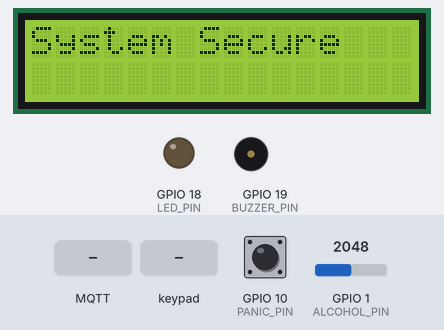
Recording of a sketch running on a simulated ESP32-S3. On the bench: 16×2 character LCD, output pins drawn as LEDs (lit = HIGH), buzzer (waves = sounding, pin HIGH). Inputs (shaded band) come from the test bench; at power-on: GPIO 1 (ALCOHOL_PIN) = 2048, GPIO 10 (PANIC_PIN) HIGH. WiFi joins after 1.5 s; servers stay silent unless stated; no MQTT or app messages arrive unless stated; what the sketch prints to the serial monitor is not drawn.

Above: at 4.7 s.
4.8 s: MQTT message "NOISE" arrives on the first subscribed topic
At 5.8 s:
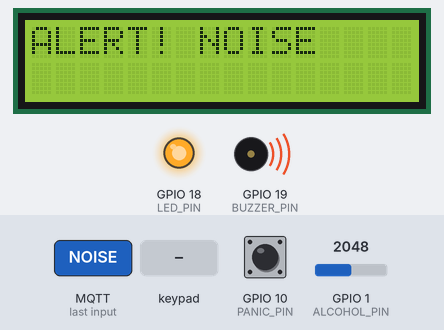
6.3 s: keypad keys 9 8 2 0 2 1 # pressed 0.4 s apart
At 9.5 s:
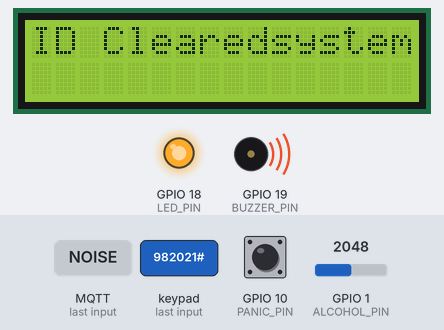
10.6 s: key 'A' pressed
At 11.4 s:
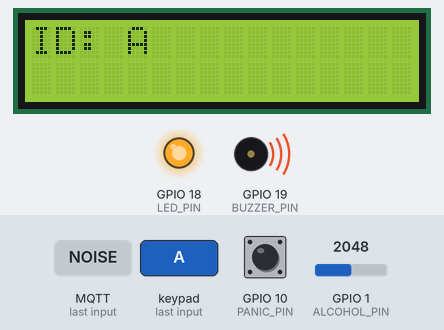
21.6 s: key 'B' pressed
At 22.1 s:
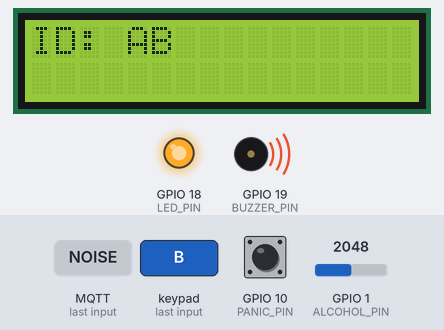
26.3 s: MQTT message "ALCOHOL" arrives on the first subscribed topic
At 27.0 s:
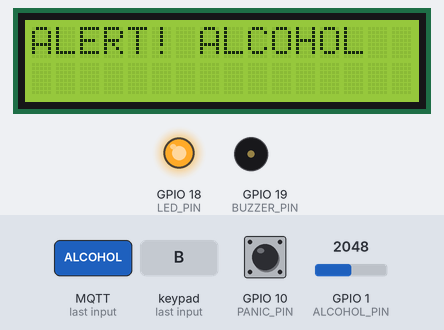
27.8 s: keypad keys 4 5 6 7 * pressed 0.4 s apart
At 30.6 s:
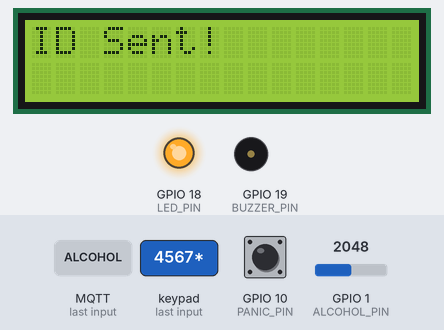
Timing chart, 0 to 47.8 s (numbered marks = the images above; inputs shaded):
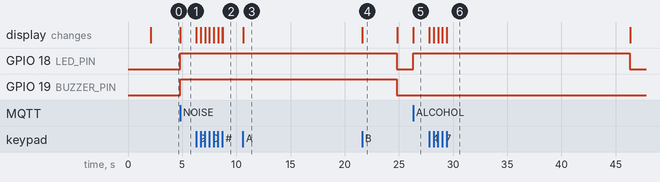

Measured:
- after the input at 4.8 s, GPIO 18 (LED_PIN), GPIO 19 (BUZZER_PIN): LOW → HIGH at once; the display: changes at once (image 1)
- after the input at 6.3 s, the display: first changes at once (image 2 shows a later state)
- after the input at 10.6 s, the display: changes at once (image 3)
- after the input at 21.6 s, the display: changes at once (image 4)
- after the input at 26.3 s, GPIO 18 (LED_PIN): LOW → HIGH at once; the display: changes at once (image 5)
- after the input at 27.8 s, the display: first changes at once (image 6 shows a later state)
- what the display in image 4 shows lasts 3.2 s, from 21.6 s to 24.8 s

The sketch:

Node1.ino
```cpp
#include <Keypad.h>
#include <LiquidCrystal_I2C.h>
#include <WiFi.h>
#include <PubSubClient.h>


const char* ssid         = "Wifi-SSID";
const char* password     = "Wifi-Password";
const char* mqtt_server  = "Server-IP Address";

WiFiClient    espClient;
PubSubClient  client(espClient);


LiquidCrystal_I2C lcd(0x27, 16, 2);

const byte ROWS = 4, COLS = 4;
char keys[ROWS][COLS] = {
  {'1','2','3','A'},
  {'4','5','6','B'},
  {'7','8','9','C'},
  {'*','0','#','D'}
};
byte rowPins[ROWS] = {4, 5, 6, 7};
byte colPins[COLS] = {9, 8, 20, 21};
Keypad keypad = Keypad(makeKeymap(keys), rowPins, colPins, ROWS, COLS);

// —— Pins & Timing ——
#define BUZZER_PIN   19
#define LED_PIN      18
#define PANIC_PIN    10
#define ALCOHOL_PIN  1

unsigned long lastAlcoholCheck = 0;
const    unsigned long alcoholInterval = 5000;

unsigned long alertStartTime  = 0;
const    unsigned long alertDuration  = 20000;
bool alertActive = false;

// —— State Flags ——
bool lastPanicState = HIGH;
bool alcoholDetected = false;

void setup() {
  Serial.begin(9600);

  // GPIO setup
  pinMode(BUZZER_PIN, OUTPUT);
  pinMode(LED_PIN, OUTPUT);     digitalWrite(LED_PIN, LOW);
  pinMode(PANIC_PIN, INPUT_PULLUP);
  pinMode(ALCOHOL_PIN, INPUT);

  // LCD
  Wire.begin(22, 23);
  lcd.begin(16,2);
  lcd.backlight();
  lcd.print("SHE Secure Bus");
  delay(2000);
  lcd.clear();
  lcd.print("System Secure");

  // Wi-Fi + MQTT
  setup_wifi();
  client.setServer(mqtt_server, 1883);
  client.setCallback(callback);
}

void setup_wifi() {
  WiFi.begin(ssid, password);
  while (WiFi.status() != WL_CONNECTED) {
    delay(500);
    Serial.print(".");
  }
  Serial.println("\nWiFi connected");
}

void reconnect() {
  while (!client.connected()) {
    if (client.connect("ESP32_Node1")) {
      client.subscribe("shesecure/alerts");
      client.subscribe("shesecure/display_name");
      client.subscribe("shesecure/custom_lcd");
    } else {
      delay(2000);
    }
  }
}

void callback(char* topic, byte* payload, unsigned int len) {
  String msg;
  for (int i=0; i<len; i++) msg += (char)payload[i];
  if (String(topic) == "shesecure/alerts")        handleMasterAlert(msg);
  else if (String(topic) == "shesecure/display_name") handleName(msg);
  else if (String(topic) == "shesecure/custom_lcd")   handleCustom(msg);
}

void handleName(String name) {
  lcd.clear();
  if (name=="UNAUTHORIZED!") {
    lcd.print("Access Denied");
    digitalWrite(BUZZER_PIN, HIGH);
    delay(2000);
    digitalWrite(BUZZER_PIN, LOW);
  } else {
    lcd.print("Welcome:");
    lcd.setCursor(0,1);
    lcd.print(name);
    delay(2000);
  }
  lcd.clear();
  lcd.print("System Secure");
}

void handleCustom(String msg) {
  lcd.clear();
  lcd.setCursor(0,0);
  if (msg=="CLEAR") lcd.print("System Secure");
  else             lcd.print(msg);
}

void handleMasterAlert(String type) {
  if (type=="PANIC" || type=="NOISE") {
    digitalWrite(BUZZER_PIN, HIGH);
    digitalWrite(LED_PIN, HIGH);
    lcd.clear(); lcd.print("ALERT! "+type);
    alertActive = true;
    alertStartTime = millis();
  }
  else if (type=="ALCOHOL") {
    digitalWrite(LED_PIN, HIGH);
    lcd.clear(); lcd.print("ALERT! ALCOHOL");
    alertActive = true;
    alertStartTime = millis();
  }
}

void loop() {
  if (!client.connected()) reconnect();
  client.loop();

  checkKeypadInput();
  checkPanicButton();
  checkAlcoholSensor();
  checkAlertTimeout();
}

// —— Keypad Input ——
void checkKeypadInput() {
  static String idBuffer = "";
  static bool idSent = false;
  char key = keypad.getKey();
  if (!key) { idSent = false; return; }

  if (key=='*' && idBuffer.length()>0 && !idSent) {
    client.publish("shesecure/keypad_id", idBuffer.c_str());
    lcd.clear(); lcd.print("ID Sent!");
    idBuffer=""; idSent=true;
  }
  else if (key=='#') {
    idBuffer=""; lcd.clear(); lcd.print("ID Cleared");
    delay(10);
    lcd.print("system secured");
  }
  else if (!idSent) {
    idBuffer += key;
    lcd.clear(); lcd.print("ID: "+idBuffer);
  }
}

// —— Panic Button, edge-only ——
void checkPanicButton() {
  bool curr = digitalRead(PANIC_PIN);
  if (lastPanicState==HIGH && curr==LOW) {
    client.publish("shesecure/panic", "Panic Pressed");
  }
  lastPanicState = curr;
}

// —— Alcohol Sensor ——
void checkAlcoholSensor() {
  if (millis()-lastAlcoholCheck < alcoholInterval) return;
  lastAlcoholCheck = millis();

  int val = analogRead(ALCOHOL_PIN);

  if (val>2200 && !alcoholDetected) {
    alcoholDetected = true;
    client.publish("shesecure/alcohol", "Alcohol Detected");
  }
  else if (val<=2000) {
    alcoholDetected = false;
  }
}

// —— Alert timeout for ALL alerts ——
void checkAlertTimeout() {
  if (alertActive && millis()-alertStartTime > alertDuration) {
    digitalWrite(BUZZER_PIN, LOW);
    digitalWrite(LED_PIN, LOW);
    lcd.clear(); lcd.print("System Secure");
    alertActive = false;
  }
}
```
